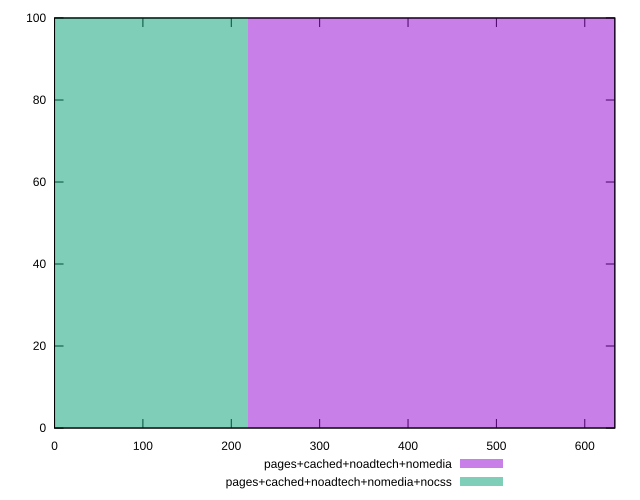

Write the gnuplot code that produced this figure.
reset

$pagesCachedNoadtechNomedia <<EOF
438.1306190866356 100
EOF

$pagesCachedNoadtechNomediaNocss <<EOF
0 100
EOF

set key outside below
set boxwidth 438.1306190866356
set xrange [0:634]
set yrange [0:100]
set trange [0:100]
set style fill transparent solid 0.5 noborder
set terminal svg size 640, 500 enhanced background rgb 'white'
set output "report_00018_2021-02-10T15-25-16.877Z/render-blocking-resources/comparison/histogram/3_vs_4.svg"

plot $pagesCachedNoadtechNomedia title "pages+cached+noadtech+nomedia" with boxes, \
     $pagesCachedNoadtechNomediaNocss title "pages+cached+noadtech+nomedia+nocss" with boxes

reset
